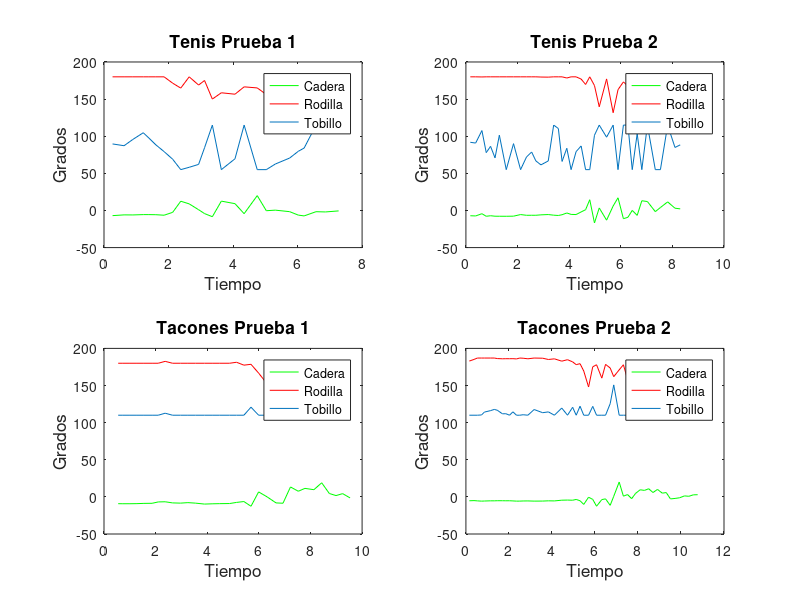

MATLAB code for this plot:
clear all       

%Procesado prueba 1 tenis
        caderaT=load('Prueba1fer_AngulosCadera.mat');
        rodillaT=load('Prueba1fer_AngulosRodilla.mat');
        tobilloT=load('Prueba1fer_AngulosTobillo.mat');
        tiempoT=load('Prueba1fer_TiempoAngulos.mat');
        caderaT=struct2cell(caderaT);
        caderaT=cell2mat(caderaT);
        rodillaT=struct2cell(rodillaT);
        rodillaT=cell2mat(rodillaT);
        tobilloT=struct2cell(tobilloT);
        tobilloT=cell2mat(tobilloT);
        tiempoT=struct2cell(tiempoT);
        tiempoT=cell2mat(tiempoT);
         %filtrado rodilla
        [val pos]=find(rodillaT>180);
        rodillaT(1,pos)=180;
        [val pos]=find(rodillaT<115);
        rodillaT(1,pos)=115;
        %filtrado pie
        [val pos]=find(tobilloT>115);
        tobilloT(1,pos)=115;
        [val pos]=find(tobilloT<55);
        tobilloT(1,pos)=55;
        %filtrado cadera
        [val pos]=find(caderaT>20);
        caderaT(1,pos)=20;
        [val pos]=find(caderaT<-20);
        caderaT(1,pos)=-20;
        
                %Procesado prueba 2 tenis
                caderaT2=load('Prueba2fer_AngulosCadera.mat');
                rodillaT2=load('Prueba2fer_AngulosRodilla.mat');
                tobilloT2=load('Prueba2fer_AngulosTobillo.mat');
                tiempoT2=load('Prueba2fer_TiempoAngulos.mat');
                caderaT2=struct2cell(caderaT2);
                caderaT2=cell2mat(caderaT2);
                rodillaT2=struct2cell(rodillaT2);
                rodillaT2=cell2mat(rodillaT2);
                tobilloT2=struct2cell(tobilloT2);
                tobilloT2=cell2mat(tobilloT2);
                tiempoT2=struct2cell(tiempoT2);
                tiempoT2=cell2mat(tiempoT2);
                %filtrado rodilla
                [val pos]=find(rodillaT2>180);
                rodillaT2(1,pos)=180;
                [val pos]=find(rodillaT2<115);
                rodillaT2(1,pos)=115;
                %filtrado pie
                [val pos]=find(tobilloT2>115);
                tobilloT2(1,pos)=115;
                [val pos]=find(tobilloT2<55);
                tobilloT2(1,pos)=55;
                %filtrado cadera
                [val pos]=find(caderaT2>20);
                caderaT2(1,pos)=20;
                [val pos]=find(caderaT2<-20);
                caderaT2(1,pos)=-20;
%Procesado de tacones prueba 1
caderaTa=load('Prueba1fertacones_AngulosCadera.mat');
rodillaTa=load('Prueba1fertacones_AngulosRodilla.mat');
tobilloTa=load('Prueba1fertacones_AngulosTobillo.mat');
tiempoTa=load('Prueba1fertacones_TiempoAngulos.mat');
caderaTa=struct2cell(caderaTa);
caderaTa=cell2mat(caderaTa);
rodillaTa=struct2cell(rodillaTa);
rodillaTa=cell2mat(rodillaTa);
tobilloTa=struct2cell(tobilloTa);
tobilloTa=cell2mat(tobilloTa);
tiempoTa=struct2cell(tiempoTa);
tiempoTa=cell2mat(tiempoTa);
[val pos]=find(rodillaTa>187);
rodillaTa(1,pos)=187;
[val pos]=find(rodillaTa<132);
rodillaTa(1,pos)=132;
%filtrado pie
[val pos]=find(tobilloTa>160);
tobilloTa(1,pos)=160;
[val pos]=find(tobilloTa<110);
tobilloTa(1,pos)=110;
%filtrado cadera
[val pos]=find(caderaTa>20);
caderaTa(1,pos)=20;
[val pos]=find(caderaTa<-20);
caderaTa(1,pos)=-20;

    %procesado de tacones prueba 2
    caderaTa2=load('Prueba2fertacones_AngulosCadera.mat');
    rodillaTa2=load('Prueba2fertacones_AngulosRodilla.mat');
    tobilloTa2=load('Prueba2fertacones_AngulosTobillo.mat');
    tiempoTa2=load('Prueba2fertacones_TiempoAngulos.mat');
    caderaTa2=struct2cell(caderaTa2);
    caderaTa2=cell2mat(caderaTa2);
    rodillaTa2=struct2cell(rodillaTa2);
    rodillaTa2=cell2mat(rodillaTa2);
    tobilloTa2=struct2cell(tobilloTa2);
    tobilloTa2=cell2mat(tobilloTa2);
%     tiempoTa2=struct2cell(tiempoTa2);
%     tiempoTa2=cell2mat(tiempoTa2);
        tiempoTa2=struct2cell(tiempoTa2);
        tiempoTa2=cell2mat(tiempoTa2);
        %filtrado rodilla
        [val pos]=find(rodillaTa2>187);
        rodillaTa2(1,pos)=187;
        [val pos]=find(rodillaTa2<132);
        rodillaTa2(1,pos)=132;
        %filtrado pie
        [val pos]=find(tobilloTa2>160);
        tobilloTa2(1,pos)=160;
        [val pos]=find(tobilloTa2<110);
        tobilloTa2(1,pos)=110;
        %filtrado cadera
        [val pos]=find(caderaTa2>20);
        caderaTa2(1,pos)=20;
        [val pos]=find(caderaTa2<-20);
        caderaTa2(1,pos)=-20;

figure('Name','Fernanda')
subplot(2,2,1)
plot(tiempoT,caderaT,'g');
hold on
plot(tiempoT,rodillaT,'r');
plot(tiempoT,tobilloT);
legend('Cadera','Rodilla','Tobillo','Location','NorthEast')
title('Tenis Prueba 1','FontSize',12.5);
xlabel('Tiempo','FontSize',12.5);
ylabel('Grados','FontSize',12.5)
subplot(2,2,2)
plot(tiempoT2,caderaT2,'g');
hold on
plot(tiempoT2,rodillaT2,'r');
plot(tiempoT2,tobilloT2);
legend('Cadera','Rodilla','Tobillo','Location','NorthEast')
title('Tenis Prueba 2','FontSize',12.5);
xlabel('Tiempo','FontSize',12.5);
ylabel('Grados','FontSize',12.5)
subplot(2,2,3)
plot(tiempoTa,caderaTa,'g');
hold on
plot(tiempoTa,rodillaTa,'r');
plot(tiempoTa,tobilloTa);
title('Tacones Prueba 1','FontSize',12.5);
legend('Cadera','Rodilla','Tobillo','Location','NorthEast')
xlabel('Tiempo','FontSize',12.5);
ylabel('Grados','FontSize',12.5)
subplot(2,2,4)
plot(tiempoTa2,caderaTa2,'g');
hold on
plot(tiempoTa2,rodillaTa2,'r');
plot(tiempoTa2,tobilloTa2);
legend('Cadera','Rodilla','Tobillo','Location','NorthEast')
title('Tacones Prueba 2','FontSize',12.5);
xlabel('Tiempo','FontSize',12.5);
ylabel('Grados','FontSize',12.5)
